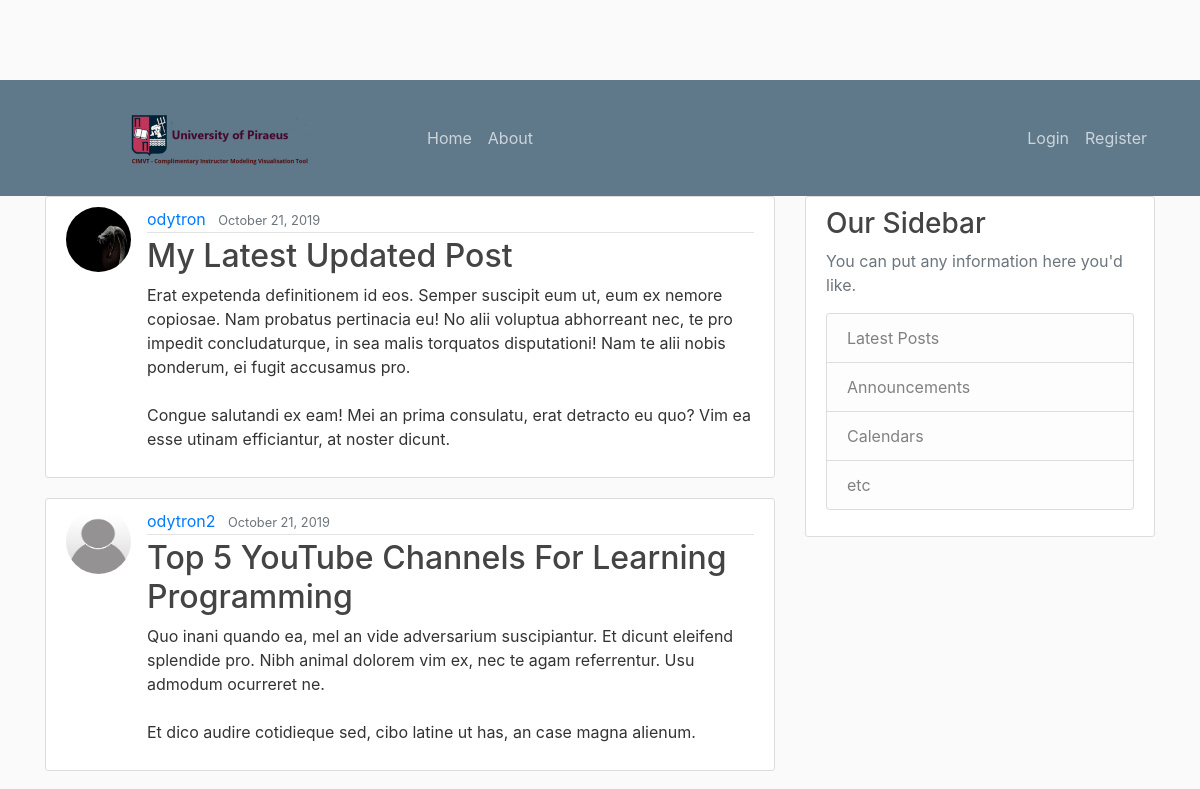
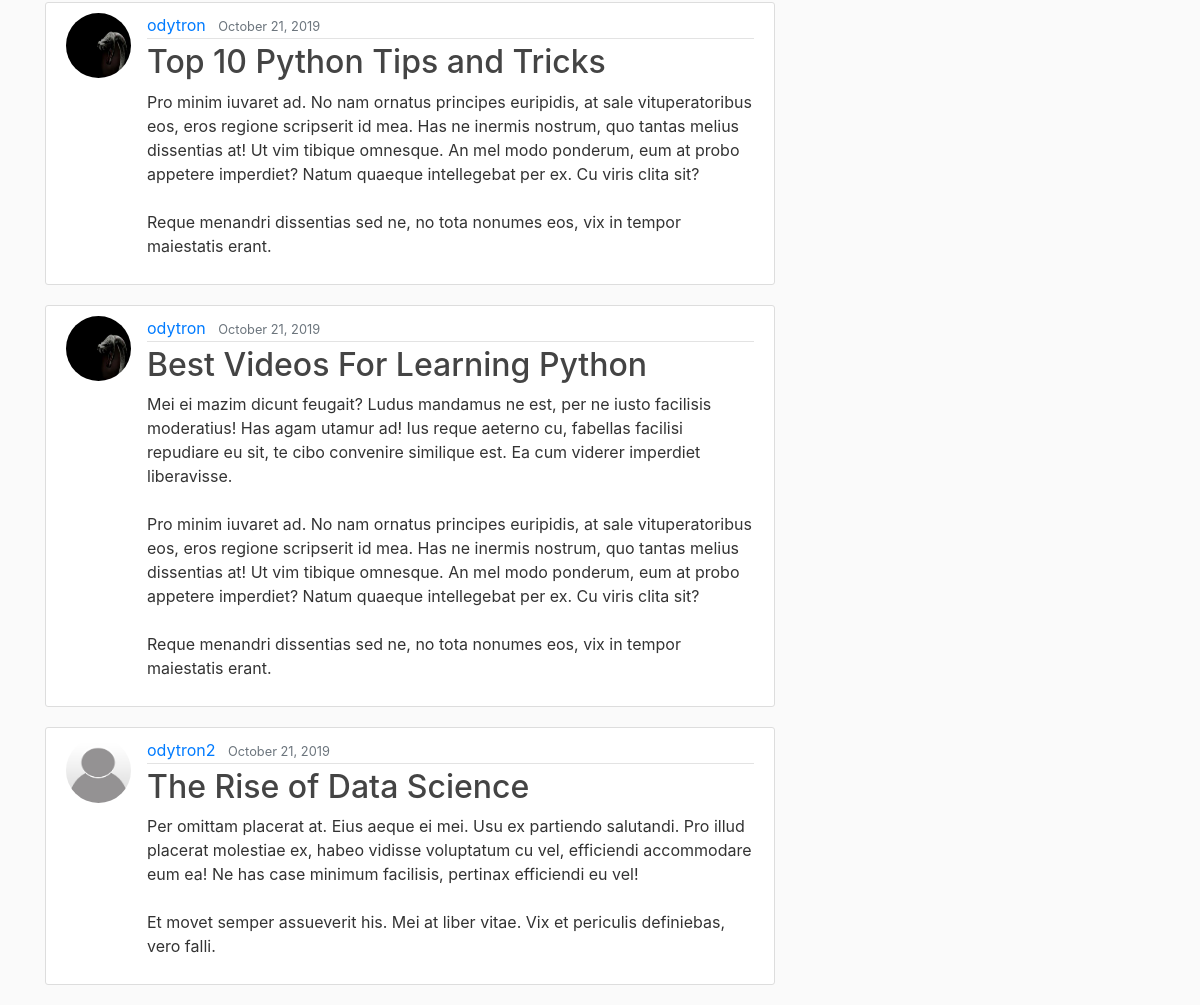
The page / on the database its author committed (2 pictures, top to bottom).
### blog/models.py (models this page shows, shortened)
class Post(models.Model):
    title = models.CharField(max_length=100)
    content = models.TextField()
    date_posted = models.DateTimeField(default=timezone.now)
    author = models.ForeignKey(User, on_delete=models.CASCADE)

### users/models.py (models this page shows, shortened)
class Profile(models.Model):
    user = models.OneToOneField(User, on_delete=models.CASCADE)
    image = models.ImageField(default='default.jpg', upload_to='profile_pics')

### blog/views.py (the view)
# urls.py: path('', PostListView.as_view(), name='blog-home'),
class PostListView(ListView):
    model = Post
    template_name = 'blog/home.html' # <app>/<model>_<viewtype>.html (it expects a template with that name)
    context_object_name = 'posts'
    ordering = ['-date_posted']
    paginate_by = 5

### blog/templates/blog/home.html
{% extends "blog/base.html" %}
{% block content %}
   {%  for post in posts %}
       <article class="media content-section">
       <img class="rounded-circle article-img" src="{{ post.author.profile.image.url }}">
           <div class="media-body">
               <div class="article-metadata">
                   <a class="mr-2" href="#">{{ post.author }}</a>
                   <small class="text-muted">{{ post.date_posted|date:"F d, Y" }}</small>
               </div>
               <h2><a class="article-title" href="{% url 'post-detail' post.id %}">{{ post.title }}</a></h2>
               <p class="article-content">{{ post.content }}</p>
           </div>
       </article>
   {% endfor %}
{% endblock content %}

### blog/static/blog/main.css (style rules this page uses)
body { background: #fafafa; color: #333333; margin-top: 5rem; }
h1, h2, h3, h4, h5, h6 { color: #444444; }
.content-section { background: #ffffff; padding: 10px 20px; border: 1px solid #dddddd; border-radius: 3px; margin-bottom: 20px; }
.article-title { color: #444444; }
.article-content { white-space: pre-line; }
.article-img { height: 65px; width: 65px; margin-right: 16px; }
.article-metadata { padding-bottom: 1px; margin-bottom: 4px; border-bottom: 1px solid #e3e3e3 }

### rows shown on the page
Post: author.profile.image (picture), author "odytron", date_posted "October 21, 2019", title "My Latest Updated Post", content "Erat expetenda definitionem id eos. Semper suscipit eum ut, eum ex nemore copiosae. Nam probatus pertinacia eu! No alii voluptua abhorreant nec, te pro impedit concludaturque, in sea malis torquatos disputationi! Nam te alii nobis ponderum, ei fugit accusamus pro. Congue salutandi ex eam! Mei an prima consulatu, erat detracto eu quo? Vim ea esse utinam efficiantur, at noster dicunt."
Post: author.profile.image (placeholder picture), author "odytron2", date_posted "October 21, 2019", title "Top 5 YouTube Channels For Learning Programming", content "Quo inani quando ea, mel an vide adversarium suscipiantur. Et dicunt eleifend splendide pro. Nibh animal dolorem vim ex, nec te agam referrentur. Usu admodum ocurreret ne. Et dico audire cotidieque sed, cibo latine ut has, an case magna alienum."
Post: author.profile.image (picture), author "odytron", date_posted "October 21, 2019", title "Top 10 Python Tips and Tricks", content "Pro minim iuvaret ad. No nam ornatus principes euripidis, at sale vituperatoribus eos, eros regione scripserit id mea. Has ne inermis nostrum, quo tantas melius dissentias at! Ut vim tibique omnesque. An mel modo ponderum, eum at probo appetere imperdiet? Natum quaeque intellegebat per ex. Cu viris clita sit? Reque menandri dissentias sed ne, no tota nonumes eos, vix in tempor maiestatis erant."
Post: author.profile.image (picture), author "odytron", date_posted "October 21, 2019", title "Best Videos For Learning Python", content "Mei ei mazim dicunt feugait? Ludus mandamus ne est, per ne iusto facilisis moderatius! Has agam utamur ad! Ius reque aeterno cu, fabellas facilisi repudiare eu sit, te cibo convenire similique est. Ea cum viderer imperdiet liberavisse. Pro minim iuvaret ad. No nam ornatus principes euripidis, at sale vituperatoribus eos, eros regione scripserit id mea. Has ne inermis nostrum, quo tantas melius dissentias at! Ut vim tibique omnesque. An mel modo ponderum, eum at probo appetere imperdiet? Natum quaeque intellegebat per ex. Cu viris clita sit? Reque menandri dissentias sed ne, no tota nonumes eos, vix in tempor maiestatis erant."
Post: author.profile.image (placeholder picture), author "odytron2", date_posted "October 21, 2019", title "The Rise of Data Science", content "Per omittam placerat at. Eius aeque ei mei. Usu ex partiendo salutandi. Pro illud placerat molestiae ex, habeo vidisse voluptatum cu vel, efficiendi accommodare eum ea! Ne has case minimum facilisis, pertinax efficiendi eu vel! Et movet semper assueverit his. Mei at liber vitae. Vix et periculis definiebas, vero falli."
